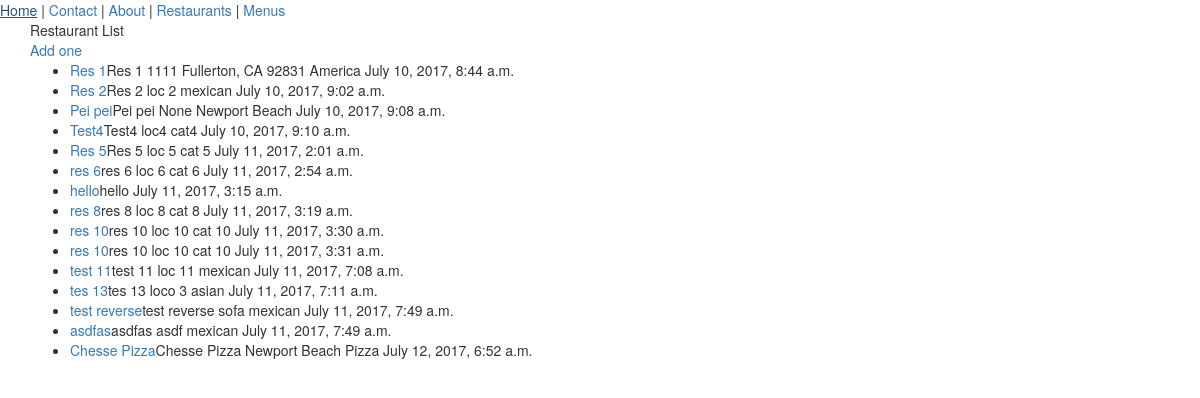
The page /restaurants/ (signed in) on the database its author committed.
### restaurants/models.py (models this page shows, shortened)
class RestaurantLocation(models.Model):
	owner 		= models.ForeignKey(User)
	name 		= models.CharField(max_length=120)
	location 	= models.CharField(max_length=120, null=True, blank=True)
	category 	= models.CharField(max_length=120, null=True, blank=True)
	timestamp 	= models.DateTimeField(auto_now_add=True)
	updated 	= models.DateTimeField(auto_now=True)
	slug		= models.SlugField(null=True, blank=True)
	objects = RestaurantLocationManager()
	def get_absolute_url(self):
		return reverse("restaurants:detail", kwargs={"slug": self.slug})

### restaurants/views.py (the view)
# urls.py: url(r'$', RestaurantListView.as_view(), name='list'),
class RestaurantListView(LoginRequiredMixin, ListView):
	def get_queryset(self):
		return RestaurantLocation.objects.filter(owner=self.request.user)

### restaurants/models.py (called while the page is built)
	def get_queryset(self):
		return RestaurantLocationQuerySet(self.model, using=self._db)

### restaurants/templates/restaurants/restaurantlocation_list.html (shortened to what this page needs)
{% extends 'base.html' %}
{% block content %}
<div>Restaurant List</div><a href="{% url 'restaurants:create' %}">Add one</a>
<ul>
	{% for obj in object_list %}
		<li><a href="{{ obj.get_absolute_url }}">{{ obj.name }}</a>{{ obj.name }} {{ obj.location }} {{ obj.category }} {{ obj.timestamp }}</li>
		{% empty %}
		<li><a href="{% url 'restaurants:create' %}">Add one</a></li>
	{% endfor %}
</ul>
{% endblock %}

### rows shown on the page
RestaurantLocation: name "Res 1", location "1111 Fullerton, CA 92831", category "America", timestamp "July 10, 2017, 8:44 a.m."
RestaurantLocation: name "Res 2", location "loc 2", category "mexican", timestamp "July 10, 2017, 9:02 a.m."
RestaurantLocation: name "Pei pei", location "None", category "Newport Beach", timestamp "July 10, 2017, 9:08 a.m."
RestaurantLocation: name "Test4", location "loc4", category "cat4", timestamp "July 10, 2017, 9:10 a.m."
RestaurantLocation: name "Res 5", location "loc 5", category "cat 5", timestamp "July 11, 2017, 2:01 a.m."
RestaurantLocation: name "res 6", location "loc 6", category "cat 6", timestamp "July 11, 2017, 2:54 a.m."
RestaurantLocation: name "hello", timestamp "July 11, 2017, 3:15 a.m."
RestaurantLocation: name "res 8", location "loc 8", category "cat 8", timestamp "July 11, 2017, 3:19 a.m."
RestaurantLocation: name "res 10", location "loc 10", category "cat 10", timestamp "July 11, 2017, 3:30 a.m."
RestaurantLocation: name "res 10", location "loc 10", category "cat 10", timestamp "July 11, 2017, 3:31 a.m."
RestaurantLocation: name "test 11", location "loc 11", category "mexican", timestamp "July 11, 2017, 7:08 a.m."
RestaurantLocation: name "tes 13", location "loco 3", category "asian", timestamp "July 11, 2017, 7:11 a.m."
RestaurantLocation: name "test reverse", location "sofa", category "mexican", timestamp "July 11, 2017, 7:49 a.m."
RestaurantLocation: name "asdfas", location "asdf", category "mexican", timestamp "July 11, 2017, 7:49 a.m."
RestaurantLocation: name "Chesse Pizza", location "Newport Beach", category "Pizza", timestamp "July 12, 2017, 6:52 a.m."
